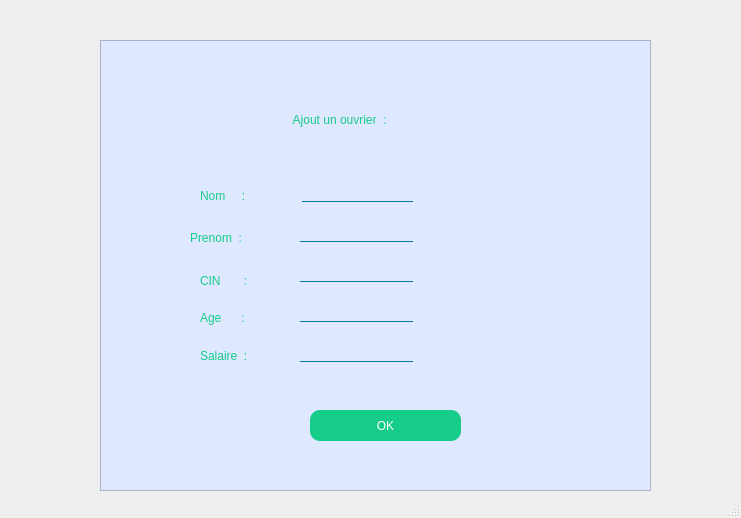
<?xml version="1.0" encoding="UTF-8"?>
<ui version="4.0">
 <class>Ajout_ouvrier</class>
 <widget class="QMainWindow" name="Ajout_ouvrier">
  <property name="geometry">
   <rect>
    <x>0</x>
    <y>0</y>
    <width>741</width>
    <height>518</height>
   </rect>
  </property>
  <property name="windowTitle">
   <string>MainWindow</string>
  </property>
  <property name="styleSheet">
   <string notr="true">QLineEdit {
background: transparent;
	border : none;
	color:rgb(22, 204, 137);
	border-bottom: 1px solid  rgb(0, 120, 180);
font: 11pt &quot;Century Gothic&quot;;
}
QLabel{
color:rgb(22, 204, 137);
font: 12pt &quot;Century Gothic&quot;;
}</string>
  </property>
  <widget class="QWidget" name="centralwidget">
   <widget class="QFrame" name="frame">
    <property name="geometry">
     <rect>
      <x>100</x>
      <y>40</y>
      <width>551</width>
      <height>451</height>
     </rect>
    </property>
    <property name="styleSheet">
     <string notr="true">background-color: rgb(222, 232, 255);</string>
    </property>
    <property name="frameShape">
     <enum>QFrame::StyledPanel</enum>
    </property>
    <property name="frameShadow">
     <enum>QFrame::Raised</enum>
    </property>
    <widget class="QLabel" name="label_8">
     <property name="geometry">
      <rect>
       <x>330</x>
       <y>190</y>
       <width>49</width>
       <height>21</height>
      </rect>
     </property>
     <property name="text">
      <string/>
     </property>
    </widget>
    <widget class="QLabel" name="label_9">
     <property name="geometry">
      <rect>
       <x>330</x>
       <y>230</y>
       <width>49</width>
       <height>16</height>
      </rect>
     </property>
     <property name="text">
      <string/>
     </property>
    </widget>
    <widget class="QPushButton" name="pushButton">
     <property name="geometry">
      <rect>
       <x>210</x>
       <y>370</y>
       <width>151</width>
       <height>31</height>
      </rect>
     </property>
     <property name="styleSheet">
      <string notr="true">font: 13pt &quot;Century Gothic&quot;;
color:white;
background-color: rgb(22, 204, 137);
;
border-radius:10px;
	</string>
     </property>
     <property name="text">
      <string>OK</string>
     </property>
    </widget>
    <widget class="QLabel" name="label_3">
     <property name="geometry">
      <rect>
       <x>100</x>
       <y>230</y>
       <width>71</width>
       <height>21</height>
      </rect>
     </property>
     <property name="text">
      <string>CIN       : </string>
     </property>
    </widget>
    <widget class="QLineEdit" name="lineEdit_6">
     <property name="geometry">
      <rect>
       <x>200</x>
       <y>300</y>
       <width>113</width>
       <height>22</height>
      </rect>
     </property>
    </widget>
    <widget class="QLabel" name="label_2">
     <property name="geometry">
      <rect>
       <x>90</x>
       <y>190</y>
       <width>81</width>
       <height>16</height>
      </rect>
     </property>
     <property name="text">
      <string>Prenom  :  </string>
     </property>
    </widget>
    <widget class="QLabel" name="label_5">
     <property name="geometry">
      <rect>
       <x>100</x>
       <y>305</y>
       <width>71</width>
       <height>21</height>
      </rect>
     </property>
     <property name="text">
      <string>Salaire  : </string>
     </property>
    </widget>
    <widget class="QLineEdit" name="lineEdit_4">
     <property name="geometry">
      <rect>
       <x>200</x>
       <y>220</y>
       <width>113</width>
       <height>22</height>
      </rect>
     </property>
    </widget>
    <widget class="QLabel" name="label_10">
     <property name="geometry">
      <rect>
       <x>340</x>
       <y>270</y>
       <width>49</width>
       <height>16</height>
      </rect>
     </property>
     <property name="text">
      <string/>
     </property>
    </widget>
    <widget class="QLabel" name="label">
     <property name="geometry">
      <rect>
       <x>100</x>
       <y>146</y>
       <width>71</width>
       <height>20</height>
      </rect>
     </property>
     <property name="text">
      <string>Nom     :</string>
     </property>
    </widget>
    <widget class="QLabel" name="label_4">
     <property name="geometry">
      <rect>
       <x>100</x>
       <y>270</y>
       <width>71</width>
       <height>16</height>
      </rect>
     </property>
     <property name="text">
      <string>Age      : </string>
     </property>
    </widget>
    <widget class="QLabel" name="label_6">
     <property name="geometry">
      <rect>
       <x>330</x>
       <y>150</y>
       <width>49</width>
       <height>16</height>
      </rect>
     </property>
     <property name="text">
      <string/>
     </property>
    </widget>
    <widget class="QLabel" name="label_7">
     <property name="geometry">
      <rect>
       <x>190</x>
       <y>70</y>
       <width>181</width>
       <height>20</height>
      </rect>
     </property>
     <property name="styleSheet">
      <string notr="true">font: 14pt &quot;Century Schoolbook&quot;;</string>
     </property>
     <property name="text">
      <string> Ajout un ouvrier  :</string>
     </property>
    </widget>
    <widget class="QLineEdit" name="lineEdit_5">
     <property name="geometry">
      <rect>
       <x>200</x>
       <y>260</y>
       <width>113</width>
       <height>22</height>
      </rect>
     </property>
    </widget>
    <widget class="QLabel" name="label_11">
     <property name="geometry">
      <rect>
       <x>340</x>
       <y>305</y>
       <width>49</width>
       <height>21</height>
      </rect>
     </property>
     <property name="text">
      <string/>
     </property>
    </widget>
    <widget class="QLineEdit" name="lineEdit_2">
     <property name="geometry">
      <rect>
       <x>202</x>
       <y>140</y>
       <width>111</width>
       <height>22</height>
      </rect>
     </property>
    </widget>
    <widget class="QLineEdit" name="lineEdit_3">
     <property name="geometry">
      <rect>
       <x>200</x>
       <y>180</y>
       <width>113</width>
       <height>22</height>
      </rect>
     </property>
    </widget>
    <widget class="QLabel" name="label_12">
     <property name="geometry">
      <rect>
       <x>420</x>
       <y>150</y>
       <width>111</width>
       <height>151</height>
      </rect>
     </property>
     <property name="text">
      <string/>
     </property>
     <property name="pixmap">
      <pixmap>images/avatar-ouvrier.jpg</pixmap>
     </property>
     <property name="scaledContents">
      <bool>true</bool>
     </property>
    </widget>
   </widget>
   <widget class="QLabel" name="label_13">
    <property name="geometry">
     <rect>
      <x>0</x>
      <y>0</y>
      <width>741</width>
      <height>491</height>
     </rect>
    </property>
    <property name="text">
     <string/>
    </property>
    <property name="pixmap">
     <pixmap>images/ouvrier.jpg</pixmap>
    </property>
    <property name="scaledContents">
     <bool>true</bool>
    </property>
   </widget>
   <zorder>label_13</zorder>
   <zorder>frame</zorder>
  </widget>
  <widget class="QMenuBar" name="menubar">
   <property name="geometry">
    <rect>
     <x>0</x>
     <y>0</y>
     <width>741</width>
     <height>22</height>
    </rect>
   </property>
  </widget>
  <widget class="QStatusBar" name="statusbar"/>
 </widget>
 <resources/>
 <connections/>
</ui>
